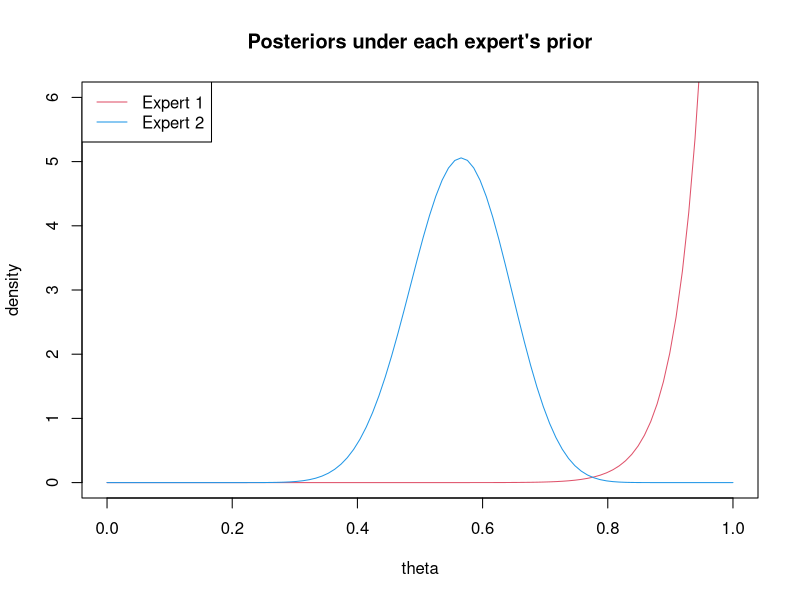
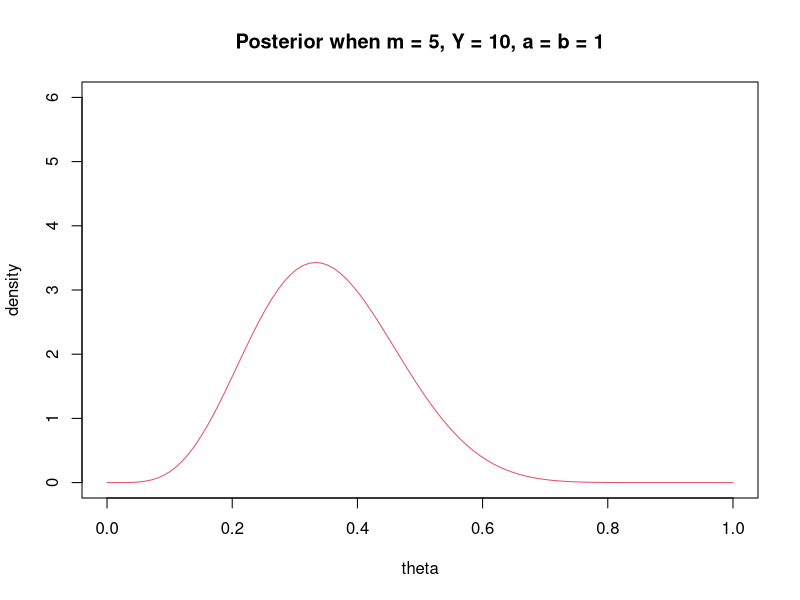
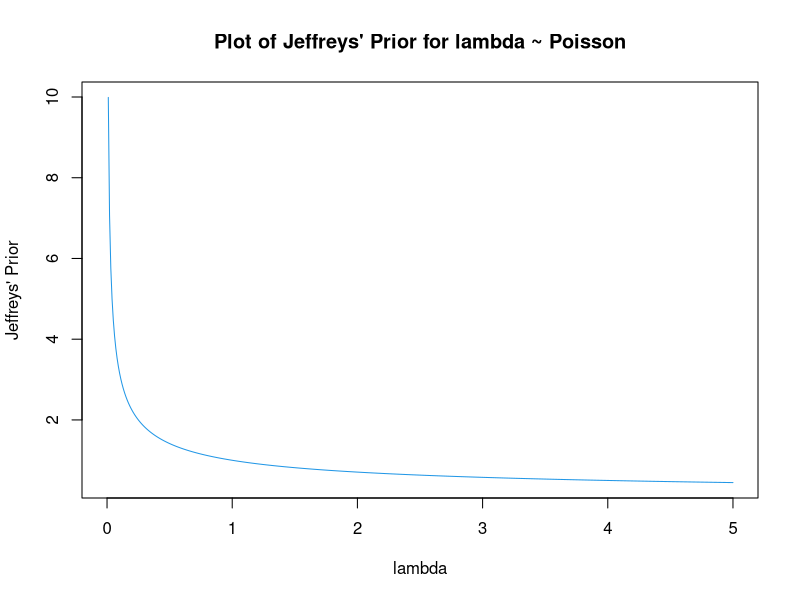

Generate these figures, in order, with R:
## ---- chunk 1
knitr::opts_chunk$set(echo = TRUE)
## ---- chunk 2
# create a set of values between 0 and 1 to compute the density at
theta = seq(0,1, length=100)

# data
Y = 5
n = 5

# prior 1
a.1 = 17.1
b.1 = 0.9

# prior 2
a.2 = 17.5
b.2 = 17.5

# posterior 1
A.1 = Y + a.1
B.1 = n - Y + b.1

# posterior 2
A.2 = Y + a.2
B.2 = n - Y + b.2

# posterior 1
posterior.1 = dbeta(theta, A.1, B.1)

# posterior 2
posterior.2 = dbeta(theta, A.2, B.2)

# plotting
plot(theta, posterior.1, main="Posteriors under each expert's prior", ylab="density", type="l", col="2", ylim=c(0,6)) # posterior 1
lines(theta, posterior.2, type="l", col="4") # posterior 2

# add legend
legend("topleft", c("Expert 1", "Expert 2"), lty=c(1,1),col=c(2,4))
## ---- chunk 3
m = 5
Y = 10
a = b = 1

theta = seq(0,1, length=100)
plot(theta, dbeta(theta, a+m, b+Y), main="Posterior when m = 5, Y = 10, a = b = 1", ylab="density", type="l", col="2", ylim=c(0,6))
## ---- chunk 4
lambda = seq(0,5,length=500)

plot(lambda, 1/sqrt(lambda), main="Plot of Jeffreys' Prior for lambda ~ Poisson", ylab="Jeffreys' Prior", type="l", col="4")
